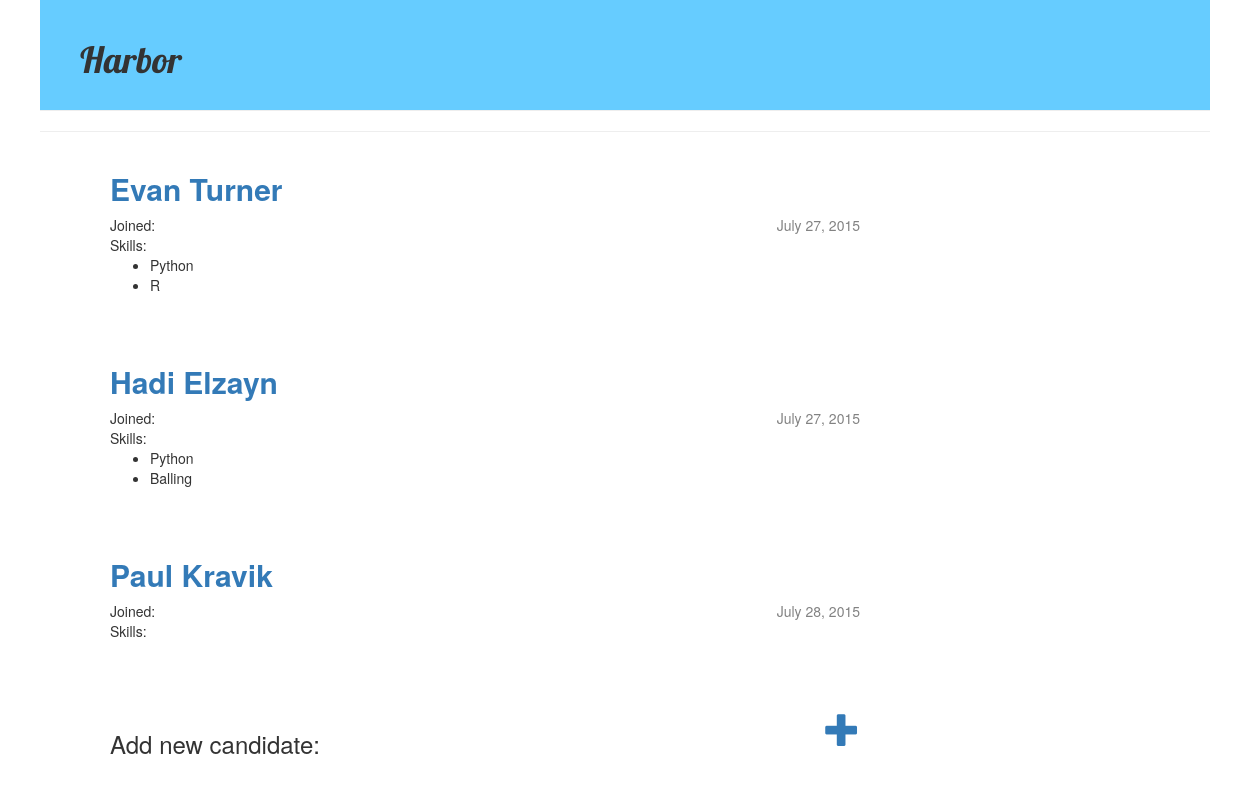
/, run on an earlier commit of the app's database.
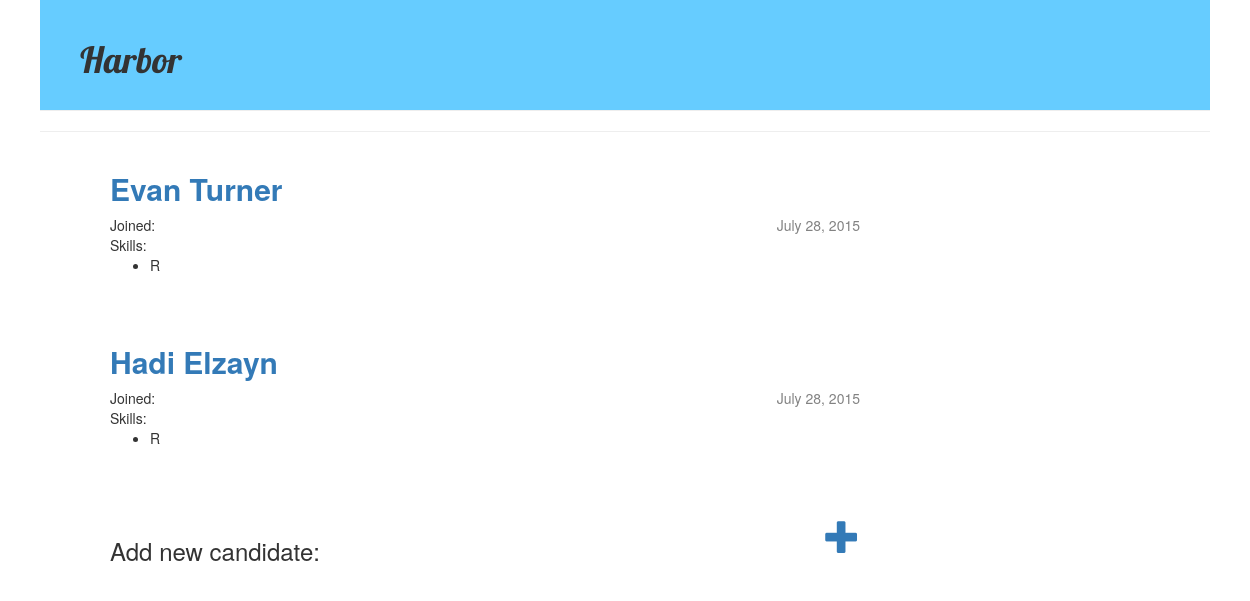
And on a later commit of the database.
### temphr/models.py (models this page shows, shortened)
class Candidate(models.Model):
	user = models.ForeignKey(User, related_name="user_candidate")
	name = models.CharField(max_length=200)
	rating = models.DecimalField(decimal_places=2, max_digits=3)
	join_date = models.DateTimeField(default = timezone.now)
	self_description = models.TextField(default = "")
	def __str__(self):
		return self.name

class Skill(models.Model):
	name = models.CharField(max_length=200)
	user = models.ForeignKey(Candidate)
	def __str__(self):
		return str(self.name)

### temphr/views.py (the view)
# urls.py: url(r'^$', views.candidate_list, name='candidate_list'),
def candidate_list(request):
	candidates = Candidate.objects.filter(join_date__lte=timezone.now()).order_by('join_date')
	return render(request, 'temphr/candidate_list.html',{'candidates': candidates})

### temphr/templates/temphr/candidate_list.html
{% extends "temphr/base.html" %}
	{% block content %}
	{% for candidate in candidates %}
		<div class="candidate-listing">
			<p><h2><a href="{% url "candidate_profile" pk=candidate.pk %}">{{ candidate}}</a></h2>
			Joined: <div class="date">{{candidate.join_date.date}}</div>
			<br>
			Skills:
			<ul>
				{% for skill in candidate.skill_set.get_queryset %}
					<li> {{skill}} </li>
				{% endfor %}
			</ul>
			</p>
		</div>
	{% endfor %}
	<div class="row">
		<div class="col-md-6">
			<h3><span>Add new candidate:</span></h3>
		</div>
		<div class="col-md-6">
			<a href="{% url "candidate_new" %}" class="top-menu"><span class="glyphicon glyphicon-plus"> </span></a>
		</div>
{% endblock content %}

### temphr/templates/temphr/base.html (shortened to what this page needs)
{% load staticfiles %}
<html>
<head>
	<link rel="stylesheet" href="//maxcdn.bootstrapcdn.com/bootstrap/3.2.0/css/bootstrap.min.css">
	<link rel="stylesheet" href="//maxcdn.bootstrapcdn.com/bootstrap/3.2.0/css/bootstrap-theme.min.css">
	<link rel="stylesheet" href = "{% static "css/temphr.css" %}">
</head>
<body>
	<div class="container">
		<div class="row">
			<div class ="page-header">
				<h1>Harbor</h1>
			</div>
			<hr>
		</div>
		<div class="content container">
			<div class="row">
				<div class="col-md-8">
				{% block content %}
				{% endblock %}
				</div>
			</div>
		</div>
	</div>
	</body>
</html>

### temphr/static/css/temphr.css (style rules this page uses)
h1 { font-family:'Lobster'; }
h2 { color:blue; font-weight:bold; }
.page-header { background-color:#66ccff; margin-top: 0; padding: 20px 20px 20px 40px; }
.page-header h1, .page-header h1 a, .page-header h1 a:visited, .page-header h1 a:active { color: "#ffffff"; font-size: 36 pt; text-decoration: none; }
.content { margin-left:40px; }
.date { float:right; color: #828282; }
.top-menu, .top-menu:hover, .top-menu:visited { color:"#ffffff"; float: right; font-size:26pt; margin-rgiht: 20px; }
.candidate-listing { margin-bottom: 70px; }
.candidate-listing h2 a, .candidate-listing h2 a:visited { color: "#000000"; }

What changed in the data, as far as the page shows it:
removed Skill: name "Python", shown under Candidate "Evan Turner"
removed Skill: name "Python", shown under Candidate "Hadi Elzayn"
removed Skill: name "Balling", shown under Candidate "Hadi Elzayn"
removed Candidate: name "Paul Kravik", join_date "July 28, 2015"
changed Candidate "Evan Turner": join_date "July 27, 2015" → "July 28, 2015"
changed Candidate "Hadi Elzayn": join_date "July 27, 2015" → "July 28, 2015"
added Skill: name "R", shown under Candidate "Hadi Elzayn"
